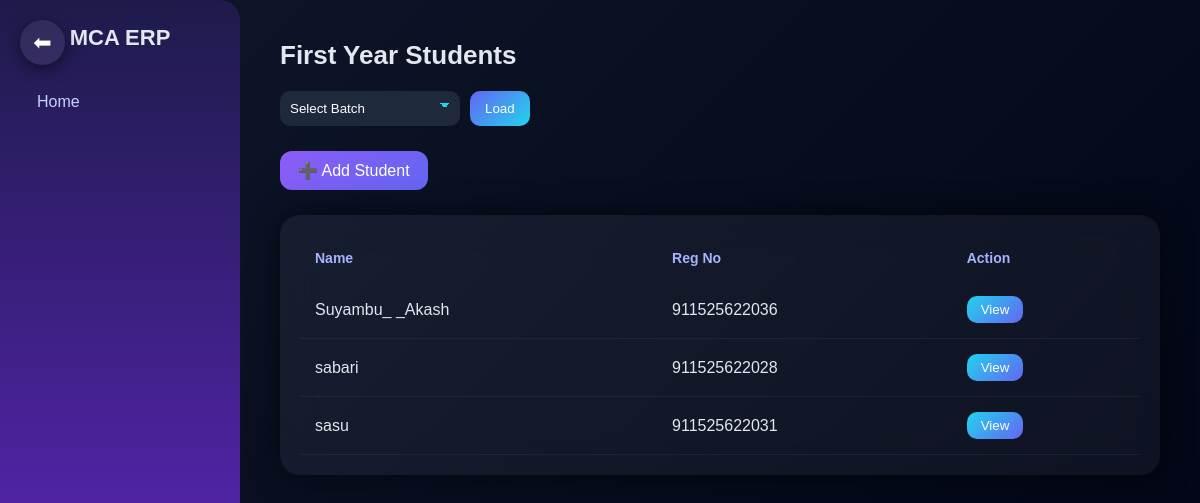
The page /first_year on the database as committed earlier.
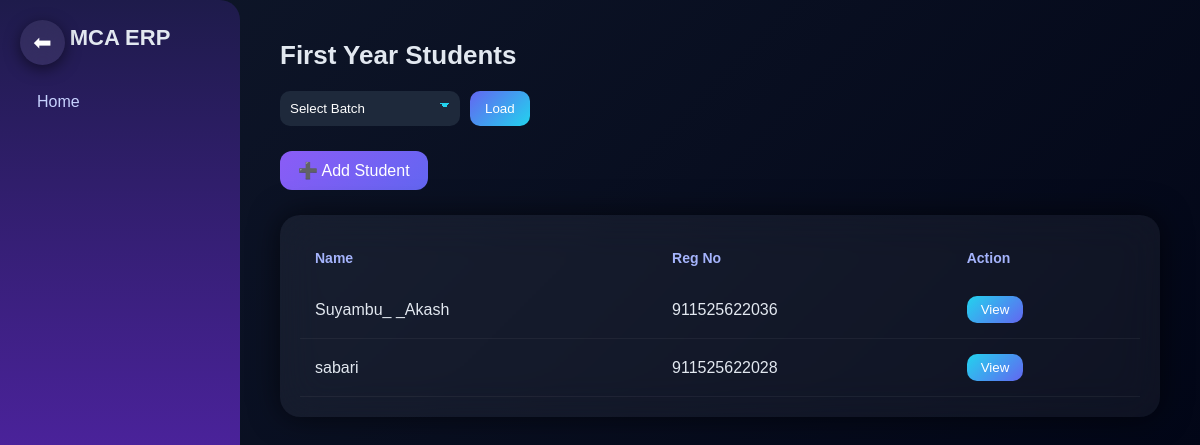
The same page on the database as committed later.
### tables this page shows
CREATE TABLE students (
            id INTEGER PRIMARY KEY,
            name TEXT,
            regno TEXT,
            admission TEXT,
            year TEXT,
            dept TEXT,
            phone TEXT,
            parent TEXT,
            address TEXT,
            assignment TEXT,
            batch TEXT
        );

### app.py (the view)
@app.route('/first_year', methods=['GET', 'POST'])
def first_year():
    role = session.get("role")   # 🔥 ADD THIS
    batch = request.form.get('first_year')
    conn = sqlite3.connect("users.db")
    cur = conn.cursor()
    if batch:
        cur.execute(
            "SELECT * FROM students WHERE year=? AND batch=?",
            ("1", batch)
        )
    else:
        cur.execute("SELECT * FROM students WHERE year=?", ("1",))
    students = cur.fetchall()
    conn.close()
    return render_template(
        "first_year.html",
        students=students,
        role=role   # 🔥 PASS HERE
    )

### app.py (called while the page is built)
@app.context_processor
def inject_user():
    return dict(role=session.get("role"))

@app.context_processor
def inject_data():
    return dict(show_result=show_result)

### templates/first_year.html (shortened to what this page needs)
{% extends "base.html" %}
{% block content %}
<h2>First Year Students</h2>
<form method="POST" class="top-form">
<select name="first_year" required>
<option value="">Select Batch</option>
</select>
<button>Load</button>
</form>
<a href="/add_student_page?year=1" class="add-btn">➕ Add Student</a>
{% if students %}
<div class="glass-card">
<table>
<tr>
    <th>Name</th>
    <th>Reg No</th>
    <th>Action</th>
</tr>
{% for s in students %}
<tr>
    <td>{{ s[1] }}</td>
    <td>{{ s[2] }}</td>
    <td>
        <button class="view-btn" onclick="toggleDetails('d{{ s[0] }}')">View</button>
    </td>
</tr>
{% endfor %}
</table>
</div>
{% else %}
<p class="empty">No students found</p>
{% endif %}
{% endblock %}

### templates/base.html (shortened to what this page needs)
<!DOCTYPE html>
<html>
<head>
    <link rel="stylesheet" href="{{ url_for('static', filename='css/style.css') }}">
</head>
<body>
<div class="back-btn" onclick="goBack()">
    ⬅
</div>
<div class="sidebar">
    <h2 class="logo">MCA ERP</h2>
    <a href="/home"> Home</a>
</div>
<div class="main-content">
    {% block content %}{% endblock %}
</div>
</body>
</html>

### static/css/style.css (style rules this page uses)
* { margin: 0; padding: 0; box-sizing: border-box; }
.back-btn { position: fixed; top: 20px; left: 20px; width: 45px; height: 45px; background: rgba(255,255,255,0.08); color: white; font-size: 22px; display: flex; align-items: center; justify-content: center; border-radius: 50%; cursor: pointer; backdrop-filter: blur(10px); box-shadow: 0 4px 15px rgba(0,0,0,0.5); z-index: 999; transition: 0.3s; }
body { font-family: 'Poppins', sans-serif; background: linear-gradient(135deg, #0f172a, #020617); color: #e2e8f0; }
.sidebar { position: fixed; top: 0; left: 0; width: 240px; height: 100vh; background: linear-gradient(180deg, #1e1b4b, #6d28d9); padding: 25px; border-radius: 0 20px 20px 0; }
.logo { text-align: center; font-size: 22px; font-weight: bold; margin-bottom: 30px; }
.sidebar a { display: block; padding: 12px; margin: 10px 0; color: #c7d2fe; text-decoration: none; border-radius: 12px; transition: 0.3s; }
.main-content { margin-left: 240px; padding: 40px; }
h2 { font-size: 26px; margin-bottom: 20px; }
.top-form { display: flex; gap: 10px; margin-bottom: 15px; }
.top-form select { padding: 10px; border-radius: 10px; border: none; background: #1e293b; color: white; min-width: 180px; appearance: none; outline: none; }
.top-form select { background-image: linear-gradient(45deg, transparent 50%, #22d3ee 50%), linear-gradient(135deg, #22d3ee 50%, transparent 50%); background-position: calc(100% - 15px) calc(50% - 3px), calc(100% - 10px) calc(50% - 3px); background-size: 5px 5px, 5px 5px; background-repeat: no-repeat; padding-right: 30px; }
.top-form button { padding: 10px 15px; border-radius: 10px; border: none; background: linear-gradient(135deg, #6366f1, #22d3ee); color: white; cursor: pointer; }
.add-btn { display: inline-block; margin-top: 10px; padding: 10px 18px; border-radius: 12px; background: linear-gradient(135deg, #8b5cf6, #6366f1); color: white; text-decoration: none; font-weight: 500; transition: 0.3s; }
.glass-card { margin-top: 25px; padding: 20px; border-radius: 20px; background: rgba(255,255,255,0.05); backdrop-filter: blur(20px); box-shadow: 0 0 30px rgba(0,0,0,0.6); }
table { width: 100%; border-collapse: collapse; }
th { text-align: left; padding: 15px; font-size: 14px; color: #a5b4fc; }
td { padding: 15px; border-bottom: 1px solid rgba(255,255,255,0.05); }
.view-btn { padding: 6px 14px; border-radius: 10px; border: none; background: linear-gradient(135deg, #22d3ee, #6366f1); color: white; cursor: pointer; }

Rows that differ between the two databases and show on the page:
removed students: name "sasu", regno "911525622031"
